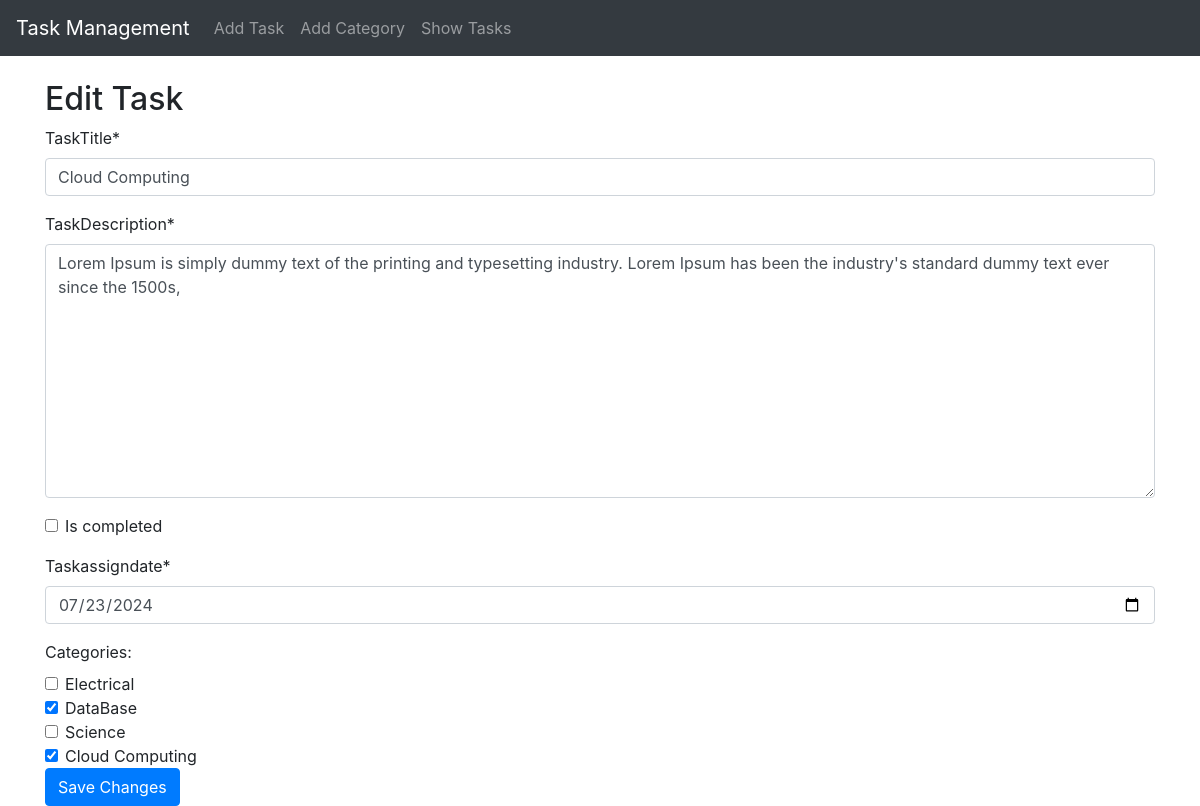
The app's page /edit/10/ with its own data.
### task/models.py (models this page shows, shortened)
class TaskModel(models.Model):
    taskTitle = models.CharField(max_length=200)
    taskDescription = models.TextField()
    is_completed = models.BooleanField(default=False)
    taskAssignDate = models.DateField()

### category/models.py (models this page shows, shortened)
class TaskCategory(models.Model):
    categoryName = models.CharField(max_length=100)
    tasks = models.ManyToManyField(TaskModel, related_name='categories')

### task/views.py (the view)
# urls.py: path('edit/<int:task_id>/', edit_task, name='edit_task'),
def edit_task(request, task_id):
    task = get_object_or_404(TaskModel, id=task_id)
    if request.method == 'POST':
        form = TaskForm(request.POST, instance=task)
        categories = request.POST.getlist('categories')
        if form.is_valid():
            task = form.save()
            task.categories.set(categories)
            return redirect('show_tasks')
    else:
        form = TaskForm(instance=task)
        categories = TaskCategory.objects.all()
        selected_categories = task.categories.all().values_list('id', flat=True)
    return render(request, 'edit_task.html', {
        'form': form,
        'categories': categories,
        'selected_categories': selected_categories
    })

### task/forms.py
class TaskForm(forms.ModelForm):
    taskAssignDate = forms.DateField(
        widget=forms.DateInput(attrs={'type': 'date'}),
        required=True
    )
    class Meta:
        model = TaskModel
        fields = ['taskTitle', 'taskDescription', 'is_completed', 'taskAssignDate']

### task/templates/edit_task.html (shortened to what this page needs)
{% extends 'base.html' %}
{% load crispy_forms_tags %}
{% block content %}
<h2>Edit Task</h2>
<form method="post">
    {{ form|crispy }}
    <div>
        <label>Categories:</label>
        {% for category in categories %}
        <div class="form-check">
            <input class="form-check-input" type="checkbox" name="categories" value="{{ category.id }}" id="category{{ category.id }}" {% if category.id in selected_categories %}checked{% endif %}>
            <label class="form-check-label" for="category{{ category.id }}">
                {{ category.categoryName }}
            </label>
        </div>
        {% endfor %}
    </div>
    <button type="submit" class="btn btn-primary">Save Changes</button>
</form>
{% endblock %}

### records on screen
TaskModel: taskTitle "Cloud Computing", taskDescription "Lorem Ipsum is simply dummy text of the printing and typesetting industry. Lorem Ipsum has been the industry's standard dummy text ever since the 1500s,", taskAssignDate "07/23/2024"
TaskCategory: categoryName "Electrical"
TaskCategory: categories "☑", categoryName "DataBase"
TaskCategory: categoryName "Science"
TaskCategory: categories "☑", categoryName "Cloud Computing"
